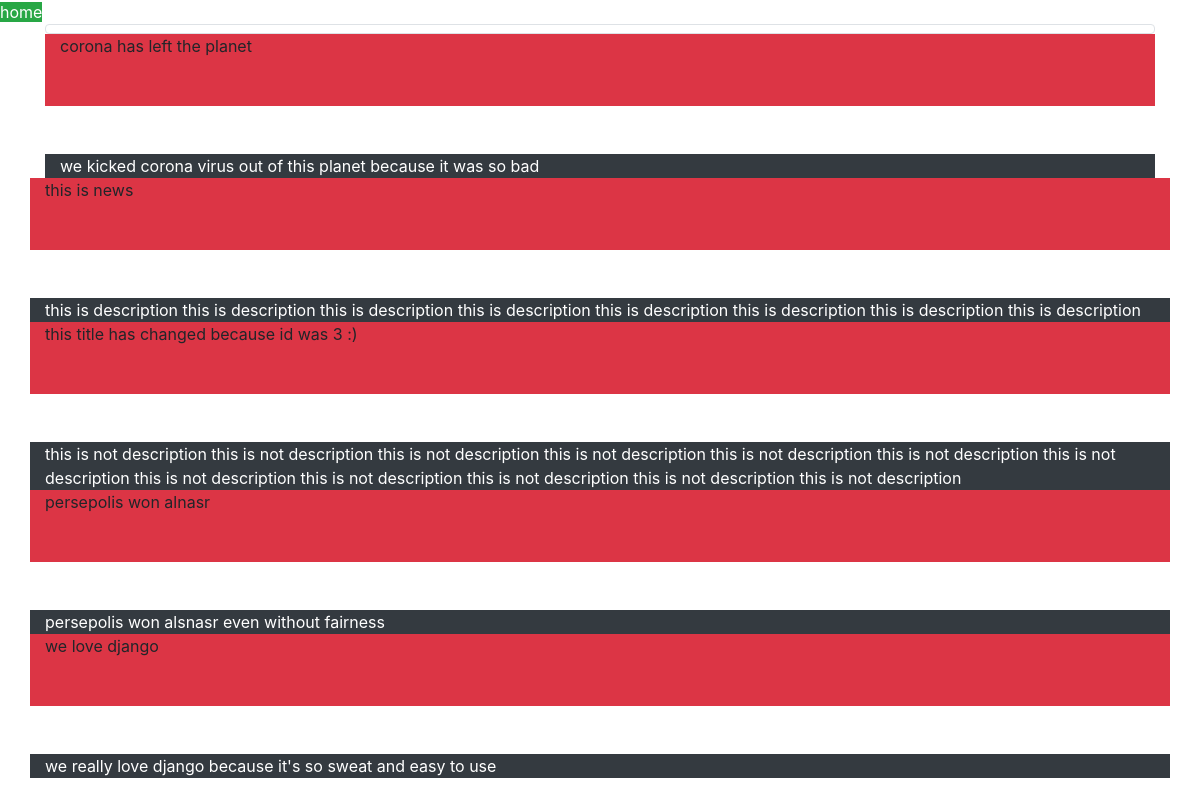
Page /news on the committed database.
### app/models.py (models this page shows, shortened)
class News(models.Model):
    title = models.CharField(max_length=200)
    description = models.TextField()
    publish = models.DateField(auto_now_add=True)
    class Meta:
        verbose_name_plural = 'News'

### app/views.py (the view)
# urls.py: url(r'^news$', views.news, name='news'),
def news(request):
    old = News.objects.filter(id=3).update(title="this title has changed because id was 3 :)")
    news = News.objects.all().order_by('-publish')
    context = {
        "title": "news page",
        "news": news
    }
    return render(request, 'news.html', context=context)

### templates/news.html (shortened to what this page needs)
{% extends 'base.html' %}
{% block content %}
    <div class="container">
        <div class="img-thumbnail">
        </div>
        {% for new in news %}
            <div class="bg-danger text-justify container">
                {{ new.title }}
                <br>
                <br>
                <br>
            </div>
            <br>
            <br>
            <div class="bg-dark text-white content align-content-center container">
                {{ new.description }}
            </div>
            </div>
        {% endfor %}
{% endblock %}

### rows in the picture
News: title "corona has left the planet", description "we kicked corona virus out of this planet because it was so bad"
News: title "this is news", description "this is description this is description this is description this is description this is description this is description this is description this is description"
News: title "this title has changed because id was 3 :)", description "this is not description this is not description this is not description this is not description this is not description this is not description this is not description this is not description this is not description this is not description this is not description this is not description"
News: title "persepolis won alnasr", description "persepolis won alsnasr even without fairness"
News: title "we love django", description "we really love django because it's so sweat and easy to use"
